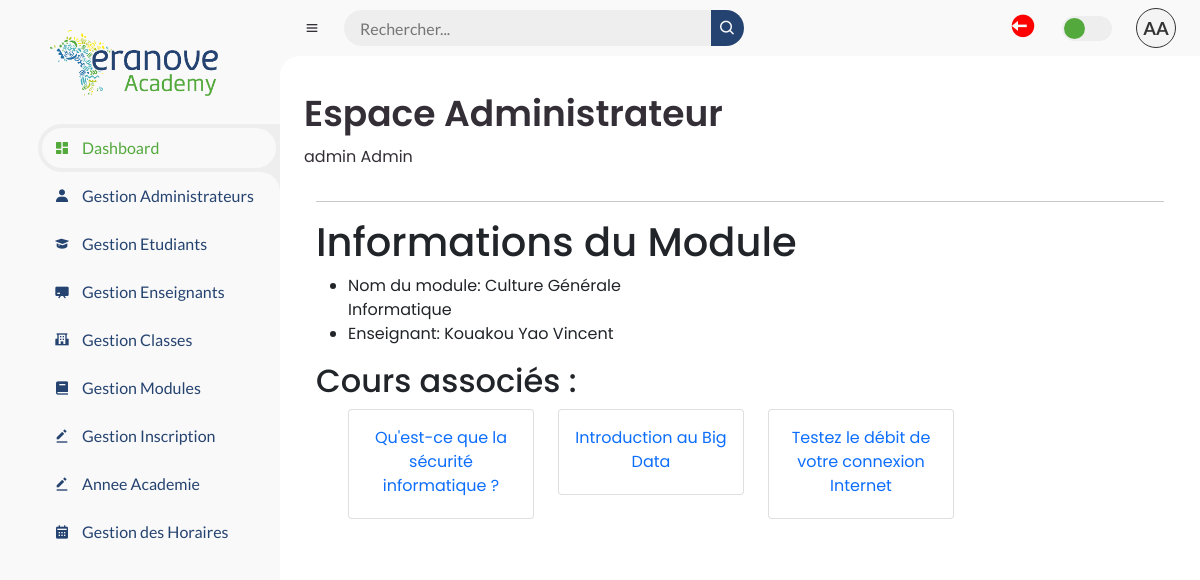
The page /admin/module_info.php?module_id=23 (signed in) on the database its author committed.
### tables this page shows
CREATE TABLE `modules` (
  `id` int(11) NOT NULL,
  `name` varchar(100) NOT NULL,
  `description` text DEFAULT NULL,
  `teacher_id` int(11) DEFAULT NULL
);

CREATE TABLE `users` (
  `id` int(11) NOT NULL,
  `username` varchar(50) NOT NULL,
  `prenom` varchar(25) NOT NULL,
  `telephone` varchar(15) NOT NULL,
  `password` varchar(255) NOT NULL,
  `email` varchar(100) NOT NULL,
  `role` enum('admin','teacher','student') NOT NULL,
  `created_at` timestamp NOT NULL DEFAULT current_timestamp(),
  `status` enum('active','inactive') DEFAULT 'active'
);

CREATE TABLE `course_contents` (
  `id` int(11) NOT NULL,
  `course_id` int(11) NOT NULL,
  `title` varchar(255) NOT NULL,
  `body` text NOT NULL
);

### admin/module_info.php (the view, shortened to what this page needs)
<?php
include '../admin/db.php';
$moduleId = $_GET['module_id'];
$sql = "SELECT m.*, u.username as teacher_name, u.prenom as teacher_prenom
        FROM modules m
        LEFT JOIN users u ON m.teacher_id = u.id
        WHERE m.id = ?";
$stmt = $pdo->prepare($sql);
$stmt->execute([$moduleId]);
$moduleData = $stmt->fetch();
$sql = "SELECT cc.*
        FROM course_contents cc
        JOIN courses c ON cc.course_id = c.id
        WHERE c.module_id = ?";
$stmt = $pdo->prepare($sql);
$stmt->execute([$moduleId]);
$courses = $stmt->fetchAll();
?>
<?php include 'layout/header.php'; ?>
<div class="container">
    <hr>
    <h1>Informations du Module</h1>
    <div class="row">
        <div class="col-lg-6">
            <ul>
                <li>Nom du module: <?= htmlspecialchars($moduleData['name']) ?></li>
                <li>Enseignant: <?= htmlspecialchars($moduleData['teacher_name']) ?> <?= htmlspecialchars($moduleData['teacher_prenom']) ?></li>
            </ul>
        </div>
    </div>
    <h2>Cours associés :</h2>
    <ul>
        <div class="row">
            <?php if (!empty($courses)): ?>
                <?php foreach ($courses as $course): ?>
                    <div class="col-lg-3">
                        <div class="card mb-4">
                            <div class="card-body text-center">
                                <p class="text-muted mb-1">
                                    <a href="course_detail.php?course_id=<?= $course['course_id'] ?>" class="course-title"><?= htmlspecialchars($course['title']) ?></a>
                                </p>
                            </div>
                        </div>
                    </div>
                <?php endforeach; ?>
            <?php else: ?>
                <li>Aucun cours trouvé pour ce module.</li>
            <?php endif; ?>
        </div>
    </ul>
</div>
<?php include 'layout/footer.php'; ?>

### admin/style.css (style rules this page uses)
* { margin: 0; padding: 0; box-sizing: border-box; }
a { text-decoration: none !important; }
:root { --poppins: 'Poppins', sans-serif; --lato: 'Lato', sans-serif; --light: #F9F9F9; --blue: #3C91E6; --light-blue: #CFE8FF; --grey: #eee; --dark-grey: #AAAAAA; --dark: #342E37; --red: #DB504A; --yellow: #FFCE26; --light-yellow: #FFF2C6; --orange: #FD7238; --light-orange: #FFE0D3; --light-vert: #61CE70; --light-gris: #7A7A7A; --light-orange: #FFE0D3; --light-blue: #6EC1EA; --light-black: #54595F; --blue-fonce: #254370; --noire-fonce: #333333; --light-green: #54A93D; }
html { overflow-x: hidden; }
body { background: var(--grey); overflow-x: hidden; }

### rows shown on the page
modules: name "Culture Générale Informatique", teacher.username "Kouakou", teacher.prenom "Yao Vincent"
course_contents: title "Qu'est-ce que la sécurité informatique ?"
course_contents: title "Introduction au Big Data"
course_contents: title "Testez le débit de votre connexion Internet"

### other values the page prints
$initials "AA"
$username "admin"
$prenom "Admin"
